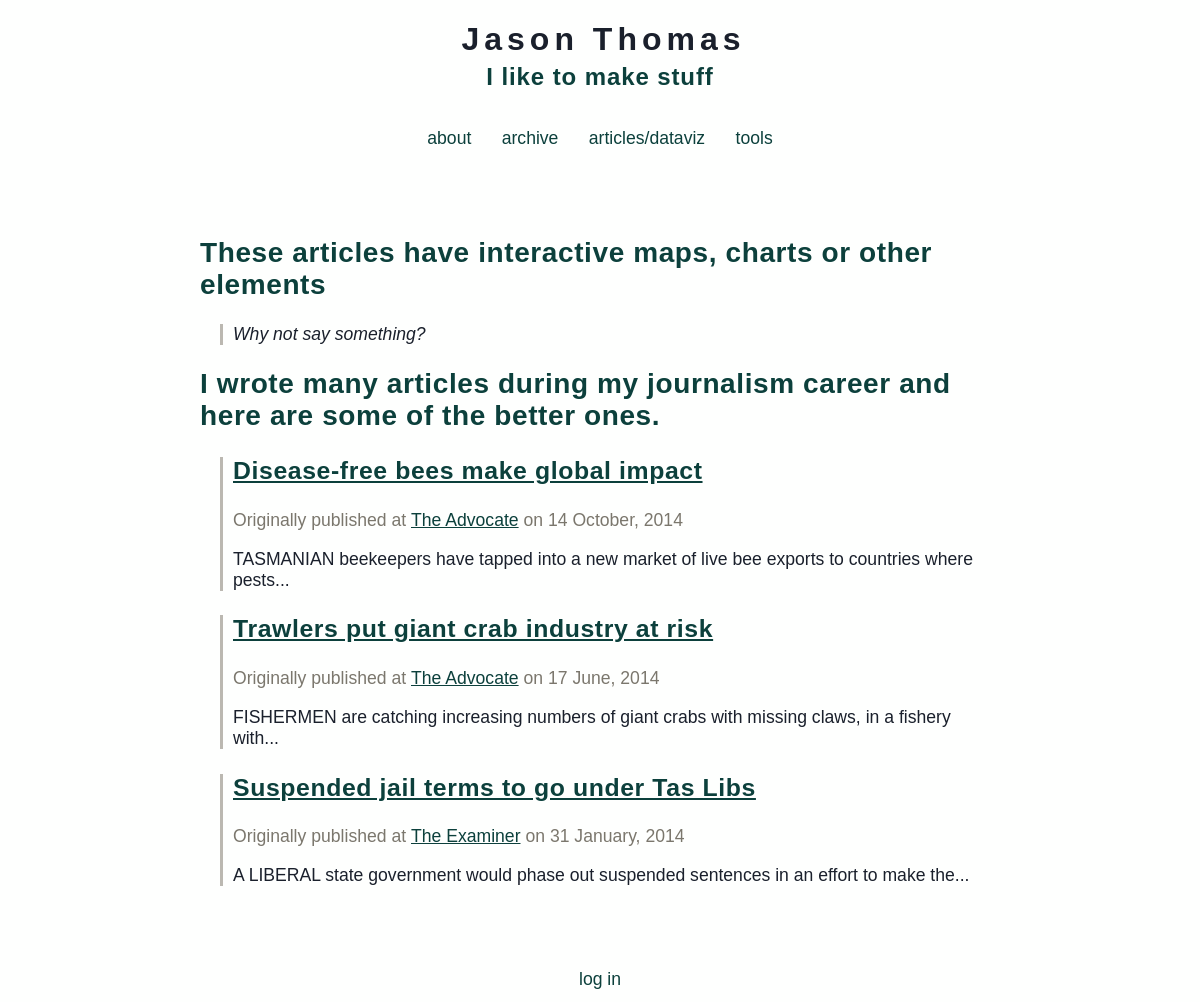
/articles, run on an earlier commit of the app's database.
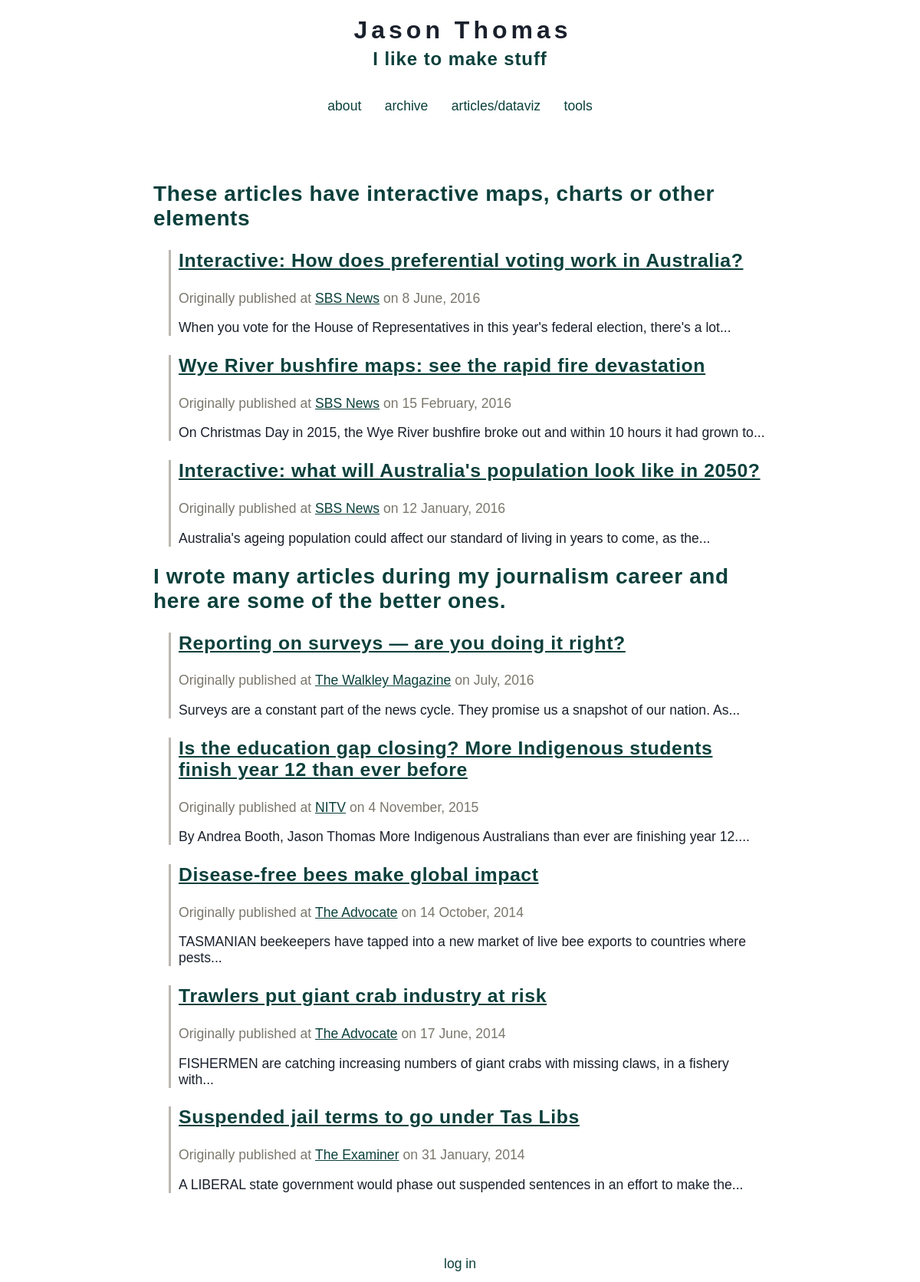
And on a later commit of the database.
### tables this page shows
CREATE TABLE "articles" (
	"id"	integer PRIMARY KEY AUTOINCREMENT,
	"publishDate"	date NOT NULL,
	"link"	text NOT NULL,
	"title"	text NOT NULL,
	"text"	text NOT NULL,
	"interactive"	NUMERIC NOT NULL DEFAULT 0
);

### app.py (the view)
@app.route('/articles')
def show_articles():
    session.pop('logged_in', None)
    articles = get_sql_records("articles")
    interactive_articles, non_interactive_articles = sort_articles(articles)
    print(non_interactive_articles[1]["db_order"])
    return render_template('show_articles.html',
                            interactive_articles=interactive_articles,
                            non_interactive_articles=non_interactive_articles)

### app.py (called while the page is built)
def connect_db():
    return sqlite3.connect(app.config['DATABASE'])

def get_sql_records(table):
    if table == "articles":
        cursor = g.db.execute('select title, publishDate, link, text, interactive from articles order by id asc')
        articles = [dict(title=row[0], date=row[1], link=row[2], text=row[3], interactive=row[4]) for row in cursor.fetchall()]
        return articles
    elif table == "entries":
        cursor = g.db.execute('select title, entryDate, text from entries order by id asc')
        entries = [dict(title=row[0], date=row[1], text=row[2]) for row in cursor.fetchall()]
        return entries
    else:
        raise sqlite3.DatabaseError

def sort_articles(articles):
    interactive_articles = []
    non_interactive_articles = []
    for i, article in enumerate(articles):
        article["db_order"] = i
        if article["interactive"] == 1:
            interactive_articles.append(article)
        elif article["interactive"] == 0:
            non_interactive_articles.append(article)
        else:
            raise AttributeError("The database doesn't have interactive flag")
    return interactive_articles, non_interactive_articles

@app.before_request
def before_request():
    g.db = connect_db()

@app.teardown_request
def teardown_request(exception):
    db = getattr(g, 'db', None)
    if db is not None:
        db.close()

@app.after_request
def after_request(response):
    response.headers.set('X-Content-Type-Options', 'nosniff')
    response.headers.set('X-Frame-Options', 'SAMEORIGIN')
    response.headers.set('X-XSS-Protection', '1; mode=block')
    response.headers.set('Strict-Transport-Security', 'max-age=63072000')
    return response

### templates/show_articles.html
{% extends "layout.html" %}
{% block body %}
  <h2>These articles have interactive maps, charts or other elements</h2>
  <ul class=articles>
  {% set articles_length=interactive_articles|length %}
  {% if articles_length > 0 %}
    {% for article in interactive_articles|reverse() %}
      {% set this_article_i=article.db_order %}
      <li class=articleLink value=><a href="/article?articleNum={{this_article_i}}">
          <h3>{{ article.title }}</h3></a>
          <div class=publishedDetails>
            <p class=dateText>Originally published at</p>
            {{ article.link |safe }}
            <p class=dateText> on {{ article.date|safe }}</p>
          </div>
          <p>{{article.text|striptags|truncate(100) }}</p>
    {% endfor %}
  {% else %}
    <li><em>Why not say something?</em>
  {% endif %}
  </ul>
  <h2>I wrote many articles during my journalism career and here are some of the better ones.</h2>
  <ul class=articles>
  {% set articles_length=non_interactive_articles|length %}
  {% if articles_length > 0 %}
    {% for article in non_interactive_articles|reverse() %}
      {% set this_article_i=article.db_order %}
      <li class=articleLink value=><a href="/article?articleNum={{this_article_i}}">
          <h3>{{ article.title }}</h3></a>
          <div class=publishedDetails>
            <p class=dateText>Originally published at</p>
            {{ article.link |safe }}
            <p class=dateText> on {{ article.date|safe }}</p>
          </div>
          <p>{{article.text|striptags|truncate(100) }}</p>
    {% endfor %}
  {% else %}
    <li><em>Why not say something?</em>
  {% endif %}
  </ul>
{% endblock %}

### templates/layout.html (shortened to what this page needs)
<!doctype html>
<link rel="stylesheet" href="{{ url_for('static', filename='default.css') }}">
<link rel=stylesheet type=text/css href="{{ url_for('static', filename='style.css') }}">
<div class=topBanner>
  <a href="/">
    <h1>Jason Thomas</h1>
    <h4>I like to make stuff</h4>
  </a>
</div>
<div class=topLinks>
  <a href="{{ url_for('about') }}">about</a>
  <a href="{{ url_for('show_archive') }}">archive</a>
  <a href="{{ url_for('show_articles') }}">articles/dataviz</a>
  <a href="{{ url_for('my_work') }}">tools</a>
</div>
<div class=page>
  {% block body %}{% endblock %}
</div>
<div class=metanav>
  {% if not session.logged_in %}
    <a href="{{ url_for('login') }}">log in</a>
  {% else %}
    <a href="{{ url_for('logout') }}">log out</a>
  {% endif %}
</div>

### static/style.css (style rules this page uses)
a,h2,h3 { color: #0C403C; }
a:link { text-decoration: none; }
h1,h2,h3,h4 { letter-spacing: 0.6px; }
.page { margin: 3em auto; padding: .8em; max-width: 800px; }
.page a { text-decoration: underline; }
li { margin-bottom: 1em; list-style: none; padding-left:10px; border-left: 3px solid #BBB8B1; margin-left:10px; }
ul { padding-left:10px; }
.topBanner { width: 100%; text-align: center; cursor: pointer; }
.topBanner h1 { font-size: 4.0vh; margin-bottom:5px; letter-spacing:5px; margin-left:7px; color: #1A202C; }
.topBanner h4 { font-size: 3.0vh; letter-spacing:0.9px; margin-top:5px; color: #0C403C; }
.metanav, .topLinks { text-align: center; font-size: 0.9em; padding: 0.3em; }
.topLinks * { margin: 0.75em; margin-top: 0; }
.dateText { margin-bottom:0px; color: #7B776D; }
.publishedDetails p { display: inline; }
h1 { font-size: 3.8vh; }
h2 { font-size: 3.5vh; }
h3 { font-size: 3.1vh; }
h4 { font-size: 2.7vh; }
p, a, code, li { font-size: 2.2vh; }

What changed in the data, as far as the page shows it:
added articles: title "Interactive: How does preferential voting work in Australia?", link "SBS News", date "8 June, 2016", text "When you vote for the House of Representatives in this year's federal election, there's a lot...", shown under "These articles have interactive maps, charts or other elements"
added articles: title "Wye River bushfire maps: see the rapid fire devastation", link "SBS News", date "15 February, 2016", text "On Christmas Day in 2015, the Wye River bushfire broke out and within 10 hours it had grown to...", shown under "These articles have interactive maps, charts or other elements"
added articles: title "Interactive: what will Australia's population look like in 2050?", link "SBS News", date "12 January, 2016", text "Australia's ageing population could affect our standard of living in years to come, as the...", shown under "These articles have interactive maps, charts or other elements"
added articles: title "Reporting on surveys — are you doing it right?", link "The Walkley Magazine", date "July, 2016", text "Surveys are a constant part of the news cycle. They promise us a snapshot of our nation. As..."
added articles: title "Is the education gap closing? More Indigenous students finish year 12 than ever before", link "NITV", date "4 November, 2015", text "By Andrea Booth, Jason Thomas More Indigenous Australians than ever are finishing year 12...."
Also different on the page:
text no longer shown: "Why not say something?"
